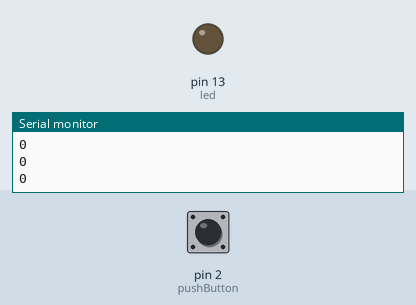
The sketch below on a simulated Arduino Uno, built with avr-gcc and run on an emulated ATmega328P. Shown: output pins drawn as LEDs (lit = HIGH), the last lines printed to the serial monitor. Inputs (shaded band) come from the test bench; at power-on: pin 2 (pushButton) LOW.

Above: at 2.8 s.
2.9 s: pin 2 (pushButton) pulled HIGH for 1.2 s
At 4.4 s:
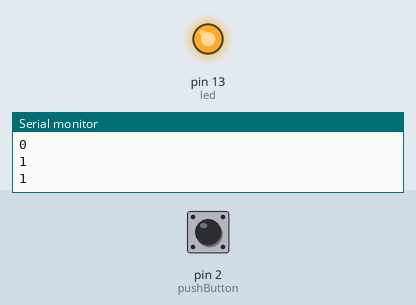
6.5 s: pin 2 (pushButton) pulled HIGH for 3.2 s
At 11.2 s:
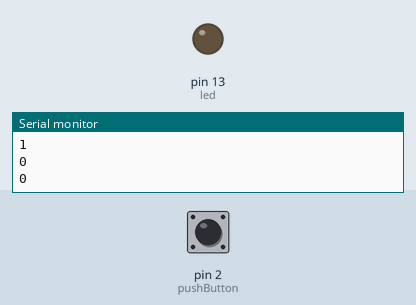
Timing chart, 0 to 12.7 s (numbered marks = the images above; inputs shaded):
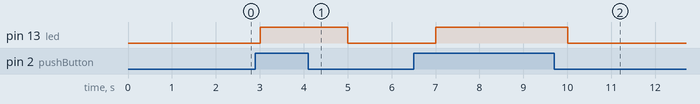

Measured:
- after the input at 2.9 s, pin 13 (led): LOW → HIGH after 0.10 s, → LOW 2.0 s later
- after the input at 6.5 s, pin 13 (led): LOW → HIGH after 0.51 s, → LOW 3.0 s later

The sketch:

pushbutton.ino
```cpp
int pushButton = 2;
int led = 13;
void setup() {
  Serial.begin(9600);
  pinMode(pushButton,INPUT);
  pinMode(led, OUTPUT);
}
void loop() {
  int buttonState = digitalRead(2);
  Serial.println(buttonState);
  delay(1);
  //read the output pin
  if(buttonState > 0 ) {
  digitalWrite(led,HIGH);
  delay(1000);
  }
 else{
  digitalWrite(led,LOW);
  delay(1000);
  }
}
```
